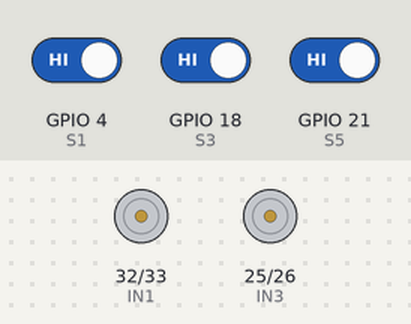
Recording of a sketch running on a simulated ESP32. Parts: motor-driver pin pairs drawn as motors (green arrow = first pin HIGH = forward, orange = second pin HIGH = backward, longer = more drive, scaled by the enable pin). The test bench sets the inputs (shaded band); at power-on: GPIO 4 (S1) HIGH, GPIO 18 (S3) HIGH, GPIO 21 (S5) HIGH.

Above: at 1.2 s.
1.3 s: GPIO 4 (S1) driven LOW
At 1.8 s:
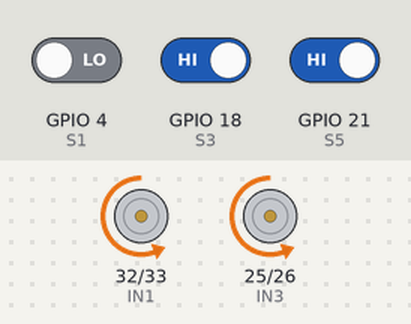
2.8 s: GPIO 18 (S3) driven LOW
At 4.0 s:
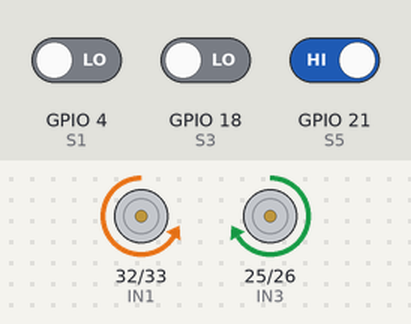
4.3 s: GPIO 18 (S3) driven HIGH
At 5.4 s:
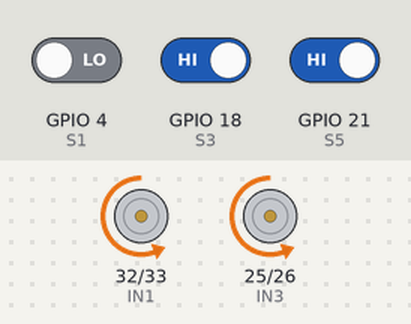
5.8 s: GPIO 21 (S5) driven LOW
At 6.6 s:
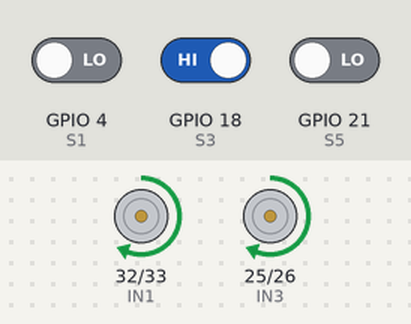
7.3 s: GPIO 21 (S5) driven HIGH
At 7.8 s:
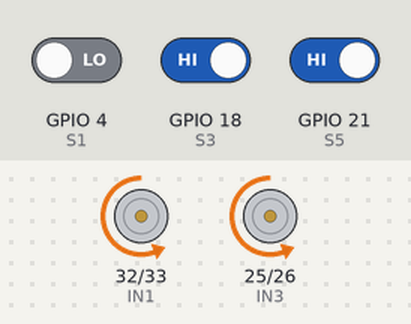
Timing chart, 0 to 9.8 s (numbered marks = the images above; inputs shaded):
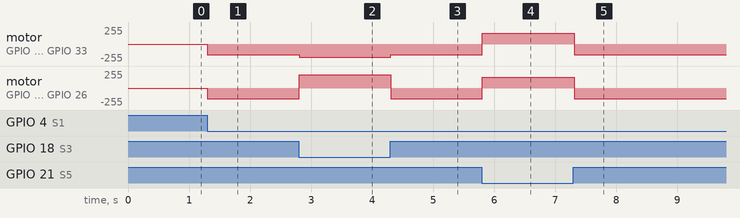

The sketch:

direction.ino
```cpp
/* ================= MOTOR ================= */
#define IN1 32
#define IN2 33
#define IN3 25
#define IN4 26

/* ================= PWM ================= */
#define ENA 22  // Left motor speed control (PWM)
#define ENB 23  // Right motor speed control (PWM)

int motorSpeed = 200;  // Constant motor speed

/* ================= IR ================= */
#define S1 4   // Leftmost IR sensor
#define S3 18  // Middle IR sensor
#define S5 21  // Rightmost IR sensor

/* ================= SETUP ================= */
void setup() {
  Serial.begin(115200);

  pinMode(IN1, OUTPUT);
  pinMode(IN2, OUTPUT);
  pinMode(IN3, OUTPUT);
  pinMode(IN4, OUTPUT);

  pinMode(S1, INPUT);
  pinMode(S3, INPUT);
  pinMode(S5, INPUT);

  // Setup PWM for motor speed control
  pinMode(ENA, OUTPUT);
  pinMode(ENB, OUTPUT);

  // Set initial PWM values
  analogWrite(ENA, motorSpeed);  // Set motor speed for left motor
  analogWrite(ENB, motorSpeed);  // Set motor speed for right motor

  stopRobot();  // Make sure the robot stops at the start
}

/* ================= LOOP ================= */
void loop() {
  followLine();
  delay(50);  // Short delay for smoother control
}

/* ================= LINE FOLLOW ================= */
void followLine() {
  int s1 = digitalRead(S1);  // Leftmost IR sensor
  int s3 = digitalRead(S3);  // Middle IR sensor
  int s5 = digitalRead(S5);  // Rightmost IR sensor

  // If S3 (middle) detects the line, move forward
  if (s3 == LOW) {
    moveForward();
  }
  // If S5 (rightmost) detects the line, turn right
  else if (s5 == LOW) {
    turnRight();
  }
  // If S1 (leftmost) detects the line, turn left
  else if (s1 == LOW) {
    turnLeft();
  }
  // If no line is detected, stop the robot
  else {
    stopRobot();
  }
}

/* ================= MOTOR CONTROL ================= */
void moveForward() {
  digitalWrite(IN1, LOW);
  digitalWrite(IN2, HIGH);
  digitalWrite(IN3, HIGH);
  digitalWrite(IN4, LOW);
  // Motor speed is constant at 200
  analogWrite(ENA, motorSpeed);
  analogWrite(ENB, motorSpeed);
}

void moveBackward() {
  digitalWrite(IN1, HIGH);
  digitalWrite(IN2, LOW);
  digitalWrite(IN3, LOW);
  digitalWrite(IN4, HIGH);
  // Motor speed is constant at 200
  analogWrite(ENA, motorSpeed);
  analogWrite(ENB, motorSpeed);
}

void turnRight() {
  digitalWrite(IN1, HIGH);
  digitalWrite(IN2, LOW);
  digitalWrite(IN3, HIGH);
  digitalWrite(IN4, LOW);
  // Reduced speed for turning
  analogWrite(ENA, motorSpeed - 40);
  analogWrite(ENB, motorSpeed - 40);
}

void turnLeft() {
  digitalWrite(IN1, LOW);
  digitalWrite(IN2, HIGH);
  digitalWrite(IN3, LOW);
  digitalWrite(IN4, HIGH);
  // Reduced speed for turning
  analogWrite(ENA, motorSpeed - 40);
  analogWrite(ENB, motorSpeed - 40);
}

void stopRobot() {
  analogWrite(ENA, 0);  // Stop left motor
  analogWrite(ENB, 0);  // Stop right motor
  digitalWrite(IN1, LOW);
  digitalWrite(IN2, LOW);
  digitalWrite(IN3, LOW);
  digitalWrite(IN4, LOW);
}
```

Measured:
- after the input at 1.3 s, motor on GPIO 32 (IN1) / GPIO 33 (IN2), motor on GPIO 25 (IN3) / GPIO 26 (IN4): stopped → backward 160/255 at once
- after the input at 2.8 s, motor on GPIO 32 (IN1) / GPIO 33 (IN2): backward 160/255 → backward 200/255 at once; motor on GPIO 25 (IN3) / GPIO 26 (IN4): backward 160/255 → forward 200/255 at once
- after the input at 4.3 s, motor on GPIO 32 (IN1) / GPIO 33 (IN2): backward 200/255 → backward 160/255 at once; motor on GPIO 25 (IN3) / GPIO 26 (IN4): forward 200/255 → backward 160/255 at once
- after the input at 5.8 s, motor on GPIO 32 (IN1) / GPIO 33 (IN2), motor on GPIO 25 (IN3) / GPIO 26 (IN4): backward 160/255 → forward 160/255 at once
- after the input at 7.3 s, motor on GPIO 32 (IN1) / GPIO 33 (IN2), motor on GPIO 25 (IN3) / GPIO 26 (IN4): forward 160/255 → backward 160/255 at once
